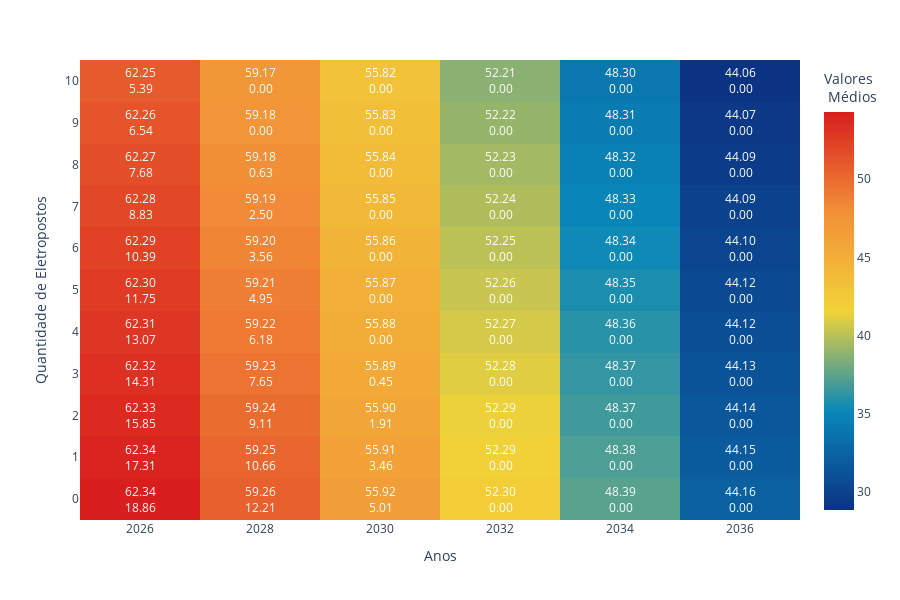

This figure's notebook cell:
### Code cell
fig = bar_group_heatmap(target_directory= r'Operative_VSMs_by_bar_069')

fig.show()

### Figure 1 — Plotly figure (JSON) as saved in the notebook; plotly's stock layout.template omitted (floating-point values rounded to 4 significant figures)
{"data": [{"coloraxis": "coloraxis", "hovertemplate": "Anos: %{x}<br>Quantidade de Eletropostos: %{y}<br>Valores <br> Médios: %{z}<extra></extra>", "name": "0", "type": "heatmap", "x": [2026, 2028, 2030, 2032, 2034, 2036], "xaxis": "x", "y": [10, 9, 8, 7, 6, 5, 4, 3, 2, 1, 0], "yaxis": "y", "z": [[54.3, 50.55, 46.49, 42.11, 37.36, 32.22], [53.96, 50.21, 46.16, 41.77, 37.02, 31.88], [53.61, 49.87, 45.81, 41.42, 36.68, 31.54], [53.27, 49.52, 45.47, 41.08, 36.34, 31.2], [52.93, 49.18, 45.13, 40.74, 36.0, 30.86], [52.59, 48.84, 44.79, 40.4, 35.65, 30.52], [52.25, 48.5, 44.45, 40.06, 35.31, 30.18], [51.91, 48.16, 44.11, 39.72, 34.97, 29.84], [51.57, 47.82, 43.76, 39.38, 34.63, 29.5], [51.23, 47.48, 43.42, 39.03, 34.29, 29.16], [50.88, 47.14, 43.08, 38.7, 33.95, 28.81]]}], "layout": {"annotations": [{"align": "center", "font": {"color": "white"}, "showarrow": false, "text": "62.25<br>5.39", "x": 2026, "y": 0}, {"align": "center", "font": {"color": "white"}, "showarrow": false, "text": "62.26<br>6.54", "x": 2026, "y": 1}, {"align": "center", "font": {"color": "white"}, "showarrow": false, "text": "62.27<br>7.68", "x": 2026, "y": 2}, {"align": "center", "font": {"color": "white"}, "showarrow": false, "text": "62.28<br>8.83", "x": 2026, "y": 3}, {"align": "center", "font": {"color": "white"}, "showarrow": false, "text": "62.29<br>10.39", "x": 2026, "y": 4}, {"align": "center", "font": {"color": "white"}, "showarrow": false, "text": "62.30<br>11.75", "x": 2026, "y": 5}, {"align": "center", "font": {"color": "white"}, "showarrow": false, "text": "62.31<br>13.07", "x": 2026, "y": 6}, {"align": "center", "font": {"color": "white"}, "showarrow": false, "text": "62.32<br>14.31", "x": 2026, "y": 7}, {"align": "center", "font": {"color": "white"}, "showarrow": false, "text": "62.33<br>15.85", "x": 2026, "y": 8}, {"align": "center", "font": {"color": "white"}, "showarrow": false, "text": "62.34<br>17.31", "x": 2026, "y": 9}, {"align": "center", "font": {"color": "white"}, "showarrow": false, "text": "62.34<br>18.86", "x": 2026, "y": 10}, {"align": "center", "font": {"color": "white"}, "showarrow": false, "text": "59.17<br>0.00", "x": 2028, "y": 0}, {"align": "center", "font": {"color": "white"}, "showarrow": false, "text": "59.18<br>0.00", "x": 2028, "y": 1}, {"align": "center", "font": {"color": "white"}, "showarrow": false, "text": "59.18<br>0.63", "x": 2028, "y": 2}, {"align": "center", "font": {"color": "white"}, "showarrow": false, "text": "59.19<br>2.50", "x": 2028, "y": 3}, {"align": "center", "font": {"color": "white"}, "showarrow": false, "text": "59.20<br>3.56", "x": 2028, "y": 4}, {"align": "center", "font": {"color": "white"}, "showarrow": false, "text": "59.21<br>4.95", "x": 2028, "y": 5}, {"align": "center", "font": {"color": "white"}, "showarrow": false, "text": "59.22<br>6.18", "x": 2028, "y": 6}, {"align": "center", "font": {"color": "white"}, "showarrow": false, "text": "59.23<br>7.65", "x": 2028, "y": 7}, {"align": "center", "font": {"color": "white"}, "showarrow": false, "text": "59.24<br>9.11", "x": 2028, "y": 8}, {"align": "center", "font": {"color": "white"}, "showarrow": false, "text": "59.25<br>10.66", "x": 2028, "y": 9}, {"align": "center", "font": {"color": "white"}, "showarrow": false, "text": "59.26<br>12.21", "x": 2028, "y": 10}, {"align": "center", "font": {"color": "white"}, "showarrow": false, "text": "55.82<br>0.00", "x": 2030, "y": 0}, {"align": "center", "font": {"color": "white"}, "showarrow": false, "text": "55.83<br>0.00", "x": 2030, "y": 1}, {"align": "center", "font": {"color": "white"}, "showarrow": false, "text": "55.84<br>0.00", "x": 2030, "y": 2}, {"align": "center", "font": {"color": "white"}, "showarrow": false, "text": "55.85<br>0.00", "x": 2030, "y": 3}, {"align": "center", "font": {"color": "white"}, "showarrow": false, "text": "55.86<br>0.00", "x": 2030, "y": 4}, {"align": "center", "font": {"color": "white"}, "showarrow": false, "text": "55.87<br>0.00", "x": 2030, "y": 5}, {"align": "center", "font": {"color": "white"}, "showarrow": false, "text": "55.88<br>0.00", "x": 2030, "y": 6}, {"align": "center", "font": {"color": "white"}, "showarrow": false, "text": "55.89<br>0.45", "x": 2030, "y": 7}, {"align": "center", "font": {"color": "white"}, "showarrow": false, "text": "55.90<br>1.91", "x": 2030, "y": 8}, {"align": "center", "font": {"color": "white"}, "showarrow": false, "text": "55.91<br>3.46", "x": 2030, "y": 9}, {"align": "center", "font": {"color": "white"}, "showarrow": false, "text": "55.92<br>5.01", "x": 2030, "y": 10}, {"align": "center", "font": {"color": "white"}, "showarrow": false, "text": "52.21<br>0.00", "x": 2032, "y": 0}, {"align": "center", "font": {"color": "white"}, "showarrow": false, "text": "52.22<br>0.00", "x": 2032, "y": 1}, {"align": "center", "font": {"color": "white"}, "showarrow": false, "text": "52.23<br>0.00", "x": 2032, "y": 2}, {"align": "center", "font": {"color": "white"}, "showarrow": false, "text": "52.24<br>0.00", "x": 2032, "y": 3}, {"align": "center", "font": {"color": "white"}, "showarrow": false, "text": "52.25<br>0.00", "x": 2032, "y": 4}, {"align": "center", "font": {"color": "white"}, "showarrow": false, "text": "52.26<br>0.00", "x": 2032, "y": 5}, {"align": "center", "font": {"color": "white"}, "showarrow": false, "text": "52.27<br>0.00", "x": 2032, "y": 6}, {"align": "center", "font": {"color": "white"}, "showarrow": false, "text": "52.28<br>0.00", "x": 2032, "y": 7}, {"align": "center", "font": {"color": "white"}, "showarrow": false, "text": "52.29<br>0.00", "x": 2032, "y": 8}, {"align": "center", "font": {"color": "white"}, "showarrow": false, "text": "52.29<br>0.00", "x": 2032, "y": 9}, {"align": "center", "font": {"color": "white"}, "showarrow": false, "text": "52.30<br>0.00", "x": 2032, "y": 10}, {"align": "center", "font": {"color": "white"}, "showarrow": false, "text": "48.30<br>0.00", "x": 2034, "y": 0}, {"align": "center", "font": {"color": "white"}, "showarrow": false, "text": "48.31<br>0.00", "x": 2034, "y": 1}, {"align": "center", "font": {"color": "white"}, "showarrow": false, "text": "48.32<br>0.00", "x": 2034, "y": 2}, {"align": "center", "font": {"color": "white"}, "showarrow": false, "text": "48.33<br>0.00", "x": 2034, "y": 3}, {"align": "center", "font": {"color": "white"}, "showarrow": false, "text": "48.34<br>0.00", "x": 2034, "y": 4}, {"align": "center", "font": {"color": "white"}, "showarrow": false, "text": "48.35<br>0.00", "x": 2034, "y": 5}, {"align": "center", "font": {"color": "white"}, "showarrow": false, "text": "48.36<br>0.00", "x": 2034, "y": 6}, {"align": "center", "font": {"color": "white"}, "showarrow": false, "text": "48.37<br>0.00", "x": 2034, "y": 7}, {"align": "center", "font": {"color": "white"}, "showarrow": false, "text": "48.37<br>0.00", "x": 2034, "y": 8}, {"align": "center", "font": {"color": "white"}, "showarrow": false, "text": "48.38<br>0.00", "x": 2034, "y": 9}, {"align": "center", "font": {"color": "white"}, "showarrow": false, "text": "48.39<br>0.00", "x": 2034, "y": 10}, {"align": "center", "font": {"color": "white"}, "showarrow": false, "text": "44.06<br>0.00", "x": 2036, "y": 0}, {"align": "center", "font": {"color": "white"}, "showarrow": false, "text": "44.07<br>0.00", "x": 2036, "y": 1}, {"align": "center", "font": {"color": "white"}, "showarrow": false, "text": "44.09<br>0.00", "x": 2036, "y": 2}, {"align": "center", "font": {"color": "white"}, "showarrow": false, "text": "44.09<br>0.00", "x": 2036, "y": 3}, {"align": "center", "font": {"color": "white"}, "showarrow": false, "text": "44.10<br>0.00", "x": 2036, "y": 4}, {"align": "center", "font": {"color": "white"}, "showarrow": false, "text": "44.12<br>0.00", "x": 2036, "y": 5}, {"align": "center", "font": {"color": "white"}, "showarrow": false, "text": "44.12<br>0.00", "x": 2036, "y": 6}, {"align": "center", "font": {"color": "white"}, "showarrow": false, "text": "44.13<br>0.00", "x": 2036, "y": 7}, {"align": "center", "font": {"color": "white"}, "showarrow": false, "text": "44.14<br>0.00", "x": 2036, "y": 8}, {"align": "center", "font": {"color": "white"}, "showarrow": false, "text": "44.15<br>0.00", "x": 2036, "y": 9}, {"align": "center", "font": {"color": "white"}, "showarrow": false, "text": "44.16<br>0.00", "x": 2036, "y": 10}], "coloraxis": {"colorbar": {"title": {"text": "Valores <br> Médios"}}, "colorscale": [[0, "rgb(12,51,131)"], [0.25, "rgb(10,136,186)"], [0.5, "rgb(242,211,56)"], [0.75, "rgb(242,143,56)"], [1, "rgb(217,30,30)"]]}, "height": 600, "margin": {"t": 60}, "title": {"x": 0.5}, "width": 900, "xaxis": {"anchor": "y", "domain": [0, 1], "ticktext": [2026, 2028, 2030, 2032, 2034, 2036], "tickvals": [2026, 2028, 2030, 2032, 2034, 2036], "title": {"text": "Anos"}}, "yaxis": {"anchor": "x", "autorange": "reversed", "domain": [0, 1], "ticktext": [10, 9, 8, 7, 6, 5, 4, 3, 2, 1, 0], "tickvals": [0, 1, 2, 3, 4, 5, 6, 7, 8, 9, 10], "title": {"text": "Quantidade de Eletropostos"}}}}
